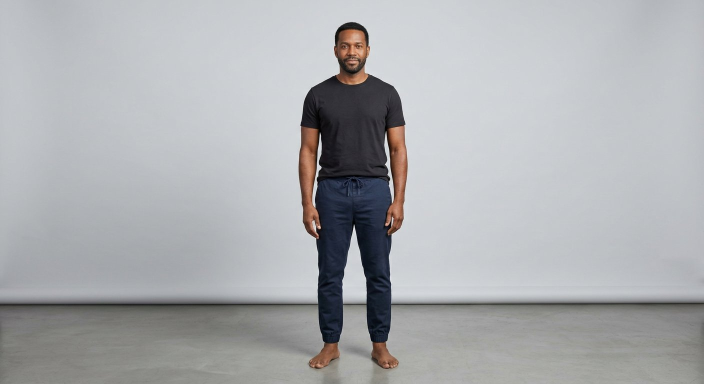
#> input picture evaluation/dyninputs_fresh/person_I_raw.jpg, 1408 x 768 px, found by its file name (shown at 1/2 size)
$ python prep_person_i.py
#> lines starting #> are read from the running program, lines starting #| are printed output that depends on the picture; after the words box and inside, x2 and y2 are one past the last pixel; in counts of white or black regions, pixels touching at a corner belong together
"""Person_I framing (Phase-3, 2026-09-16). v4 — lightness-based.

The studio shot (1408x768 landscape) has a radial vignette + a bright floor
reflection that defeat background-plane differencing. The person is the only
dramatically dark, tall, centered object (charcoal shirt + navy joggers).
Strategy: fit a quadratic background from wall-only samples (outer 15% cols +
top 10% rows), diff, then pick the tall narrow connected component whose
centroid is horizontally central. Deterministic; original = person_I_raw.jpg.
"""
import numpy as np
from PIL import Image
from scipy import ndimage

D = "/home/user/CONFIT_A/evaluation/dyninputs_fresh"
im = Image.open(f"{D}/person_I_raw.jpg").convert("RGB")
#> im is the input picture: PIL image 1408x768 RGB; mean R, G, B 171.4, 173, 175.7
arr = np.asarray(im).astype(float)
H, W, _ = arr.shape
#> H = 768; W = 1408

# --- quadratic background from wall-only samples ---
ys, xs, vals = [], [], []
for x in list(range(0, int(W * 0.15), 3)) + list(range(int(W * 0.85), W, 3)):
    for y in range(0, H, 3):
        ys.append(y); xs.append(x); vals.append(arr[y, x])
#> after the loop, vals = 36352 items; xs = 36352 items; ys = 36352 items
for y in list(range(0, int(H * 0.10), 2)):
    for x in range(0, W, 8):
        ys.append(y); xs.append(x); vals.append(arr[y, x])
#> after the loop, vals = 43040 items; xs = 43040 items; ys = 43040 items
ux = np.asarray(xs, float) / W
uy = np.asarray(ys, float) / H
Xf = np.stack([np.ones_like(ux), ux, uy, ux * ux, uy * uy, ux * uy], axis=1)
coef, *_ = np.linalg.lstsq(Xf, np.asarray(vals, float), rcond=None)
#> coef = [[183.8, 186.6, 190.5], [56.16, 55.86, 52.41], [37.25, 42.12, 54.46], [-57.6, -57.45, -54.32], [-116.7, -125.3, -146.4], [27.86, 28.45, 29.17]]
yy, xx = np.mgrid[0:H, 0:W]
uu, vv = xx / W, yy / H
Zf = np.stack([np.ones((H, W)), uu, vv, uu * uu, vv * vv, uu * vv], axis=-1)
bg = Zf @ coef
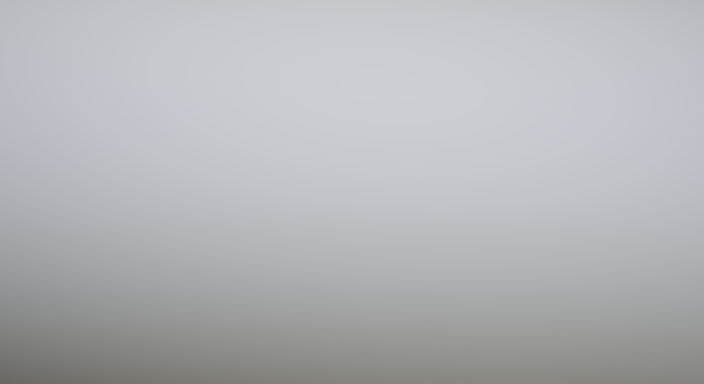
#> bg: shape (768, 1408, 3) float64 (shown at 1/2 size); mean of channels 0, 1, 2 179.4, 181.8, 184.4; drawn as R, G, B
diff = np.abs(arr - bg).max(axis=2)
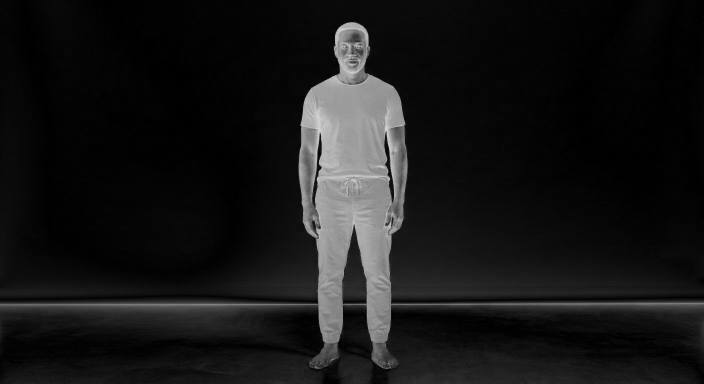
#> diff: shape (768, 1408) float64 (shown at 1/2 size); min 0.0955, max 210.2, mean 23.1
mask = diff > 18
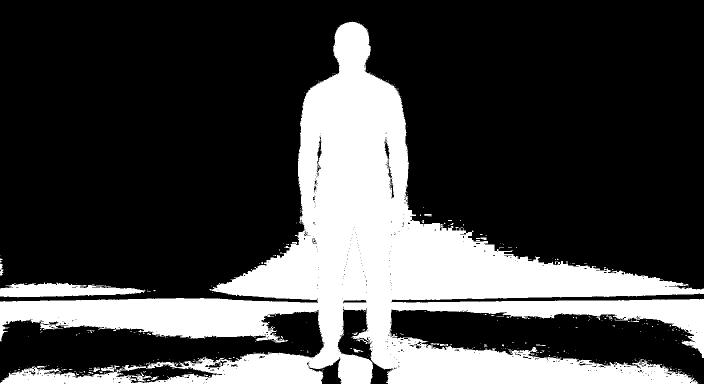
#> mask: shape (768, 1408) bool (shown at 1/2 size); 26.9% white; 345 white regions (328 under 20 px), largest, box (x1, y1, x2, y2) and area: (0, 44, 1408, 768) 282892, (0, 565, 291, 595) 5629, (202, 731, 240, 744) 205

# --- pick the tall, narrow, horizontally-central component ---
lab, n = ndimage.label(mask)
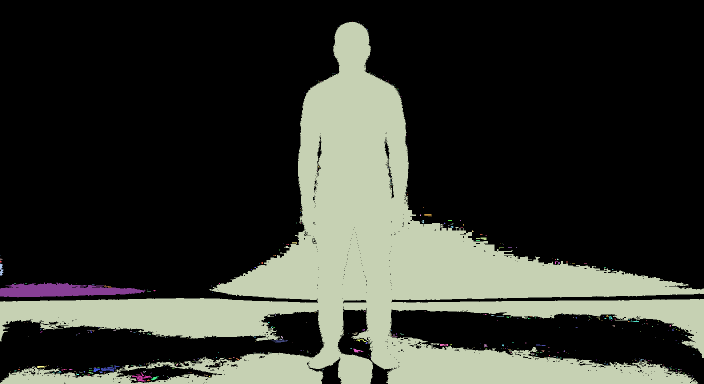
#> lab: shape (768, 1408) int32 (shown at 1/2 size); 445 distinct labels, from 0 to 444; one colour per label, 0 black
#> n = 444
best = None
for i in range(1, n + 1):
    comp = lab == i
    area = int(comp.sum())
    if area < 3000:
        continue
    yy2, xx2 = np.where(comp)
    cw = xx2.max() - xx2.min() + 1
    chh = yy2.max() - yy2.min() + 1
    ar = chh / cw
    cx = xx2.mean() / W
    fill = area / (cw * chh)
    if 1.2 < ar < 6 and 0.2 < cx < 0.8 and fill > 0.2:
        score = abs(cx - 0.5)
        if best is None or score < best[0]:
            best = (score, int(xx2.min()), int(yy2.min()), int(xx2.max()), int(yy2.max()), area)
#> this loop made 444 passes
#> (area, cw, chh, ar, cx, fill) on pass 3: (282168, 1408, 724, 0.514, 0.533, 0.277)
#> pass 1, `comp = lab == i`:
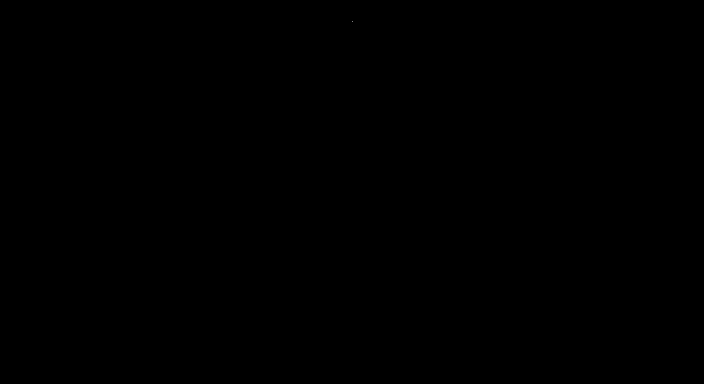
#> comp: shape (768, 1408) bool (shown at 1/2 size); 0% white in thin lines or dots, all inside (x1, y1, x2, y2) = (704, 42, 705, 43)
#> pass 3, `comp = lab == i`:
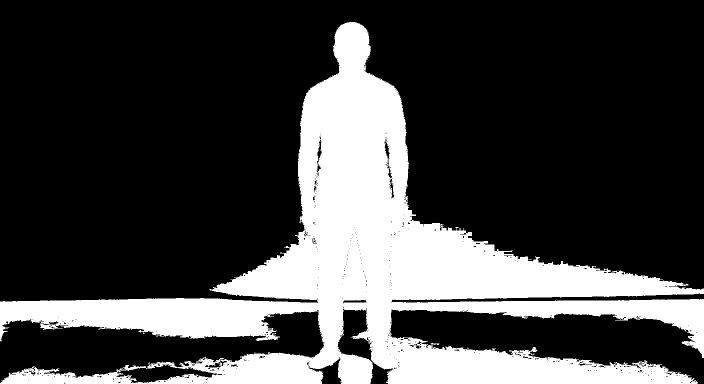
#> comp: shape (768, 1408) bool (shown at 1/2 size); 26.1% white; 1 white region, box (x1, y1, x2, y2) and area: (0, 44, 1408, 768) 282168
#> after the loop: comp: shape (768, 1408) bool; 0% white in thin lines or dots, all inside (x1, y1, x2, y2) = (1396, 767, 1397, 768)
#> (the run stopped early here; a loop or call above may not have finished)
